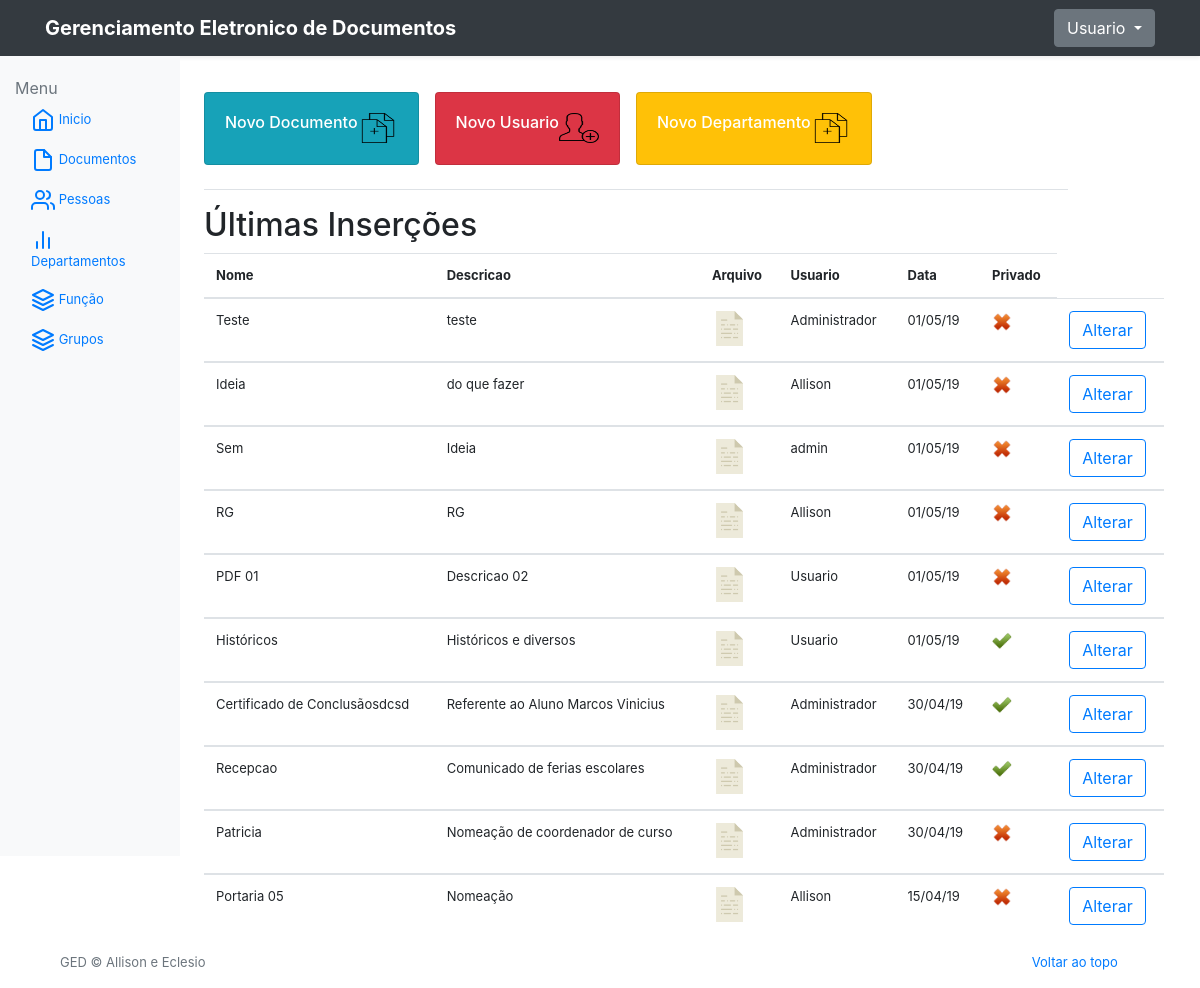
Page /dashboard/ (signed in) on the earlier database version.
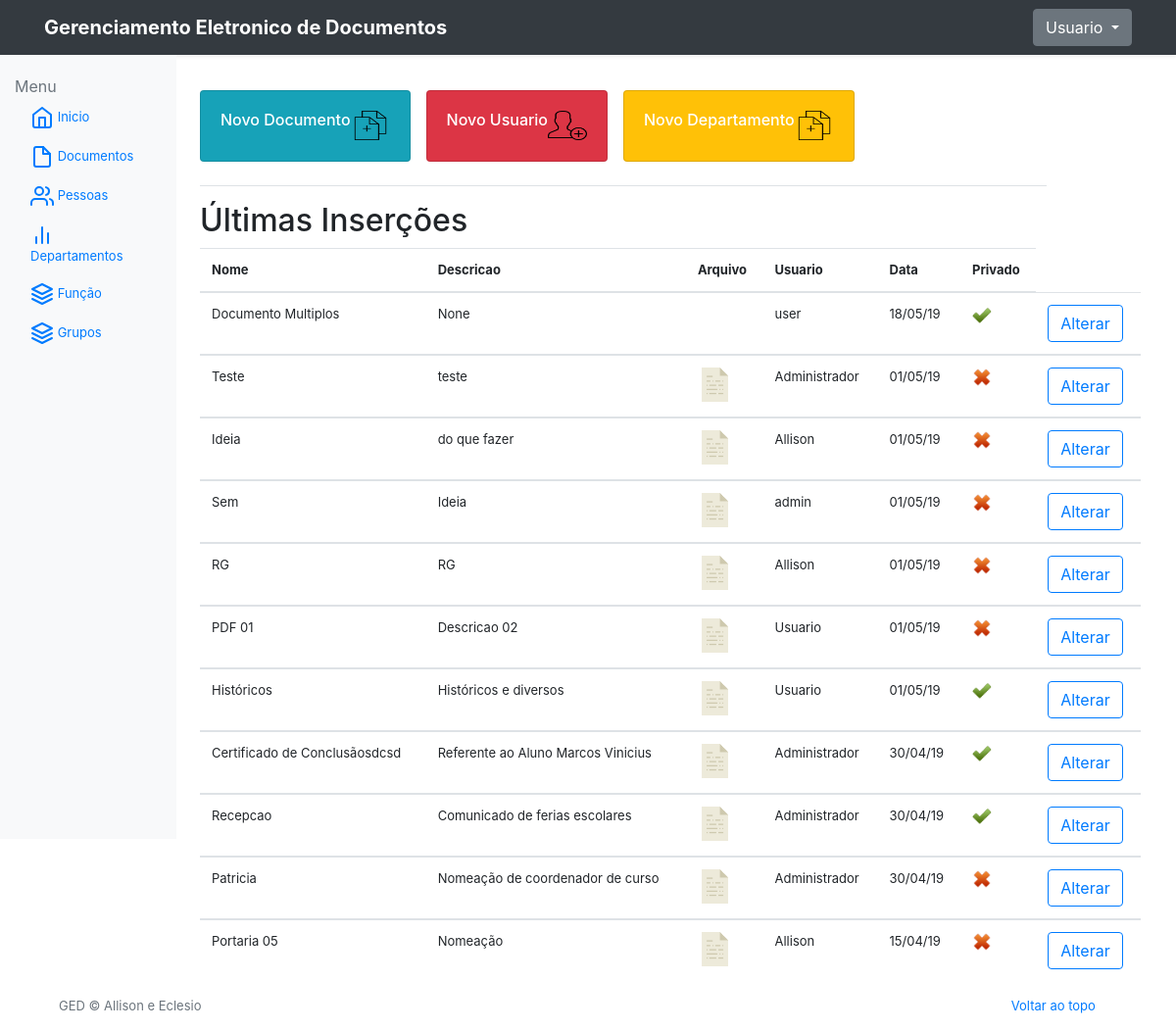
Same page on the later database version.
### GED/models.py (models this page shows, shortened)
class Documento(models.Model):
    nome = models.CharField(max_length=100)
    data_cadastro = models.DateTimeField(auto_now_add=True)
    descricao = models.CharField(max_length=1000, null = True, blank=True)
    arquivo = models.FileField(upload_to='uploads/', blank=True)
    pessoa_dono = models.ForeignKey(Pessoa, related_name='pessoa_doc_dono', verbose_name="Referente a", on_delete=models.CASCADE, null = True)
    pessoa_usuario = models.ForeignKey(User, related_name='pessoa_doc_usuario', verbose_name="Responsável", on_delete=models.CASCADE, null = True)
    pessoa_compartilha = models.ForeignKey(Pessoa, verbose_name="Compartihar", on_delete=models.CASCADE, null = True)
    grupo = models.ForeignKey(Group, verbose_name="Compartihar", on_delete=models.CASCADE, null = True)
    documento_privado = models.BooleanField(default=False)
    @property
    def isPDF(self):
        return self.arquivo.name.endswith(".pdf")
    @property
    def isIMG(self):
        return self.arquivo.name.endswith(".png") or self.arquivo.name.endswith(".jpg") or self.arquivo.name.endswith(".jpeg")

### GED/views.py (the view)
# urls.py: path('dashboard/', views.dashboard, name = 'dashboard'),
@login_required
def dashboard(request):
    print(request.user.groups.first())
    documentos = Documento.objects.filter(pessoa_usuario=request.user) | Documento.objects.filter(pessoa_compartilha__user=request.user) | Documento.objects.filter(documento_privado=False) | Documento.objects.filter(pessoa_compartilha__user__isnull = True ) .order_by('-data_cadastro')
    return render(request, 'dashboard.html', {'documentos':documentos})

### GED/templates/dashboard.html (shortened to what this page needs)
{% extends "base-menu.html" %}
{% block main %}
<div class="d-flex justify-content-between flex-wrap flex-md-nowrap align-items-center pt-3 pb-2 mb-3 border-bottom" style="width:90%;">
    <div class="btn-toolbar mb-2 mb-md-0">
        <div class="btn-group mr-2">
            <a href="{% url 'create_documents' %}">
                <div class="card text-white bg-info mb-3" style="max-width: 15rem; margin-right: 1rem;">
                    <div class="card-body" style="display: flex;">
                        <div>
                            <h5 class="card-title">Novo Documento</h5>
                        </div>
                        <div>
                            <img src="/media/add-documents.png" height="30" width="40">
                        </div>
                    </div>
                </div>
            </a>
            <a href="{% url 'create_pessoa' %}">
                <div class="card text-white bg-danger mb-3" style="max-width: 15rem; margin-right: 1rem;">
                    <div class="card-body" style="display: flex;">
                        <div>
                            <h5 class="card-title">Novo Usuario</h5>
                        </div>
                        <div>
                            <img src="/media/add-user.png" height="30" width="40">
                        </div>
                    </div>
                </div>
            </a>
        <a href="{% url 'create_departamentos' %}">
            <div class="card text-white bg-warning mb-3" style="max-width: 15rem;">
                <div class="card-body" style="display: flex;">
                    <div>
                        <h5 class="card-title">Novo Departamento</h5>
                    </div>
                    <div>
                        <img src="/media/add-documents.png" height="30" width="40">
                    </div>
                </div>
            </div>
        </a>
    </div>
    </div>
</div>
<h2>Últimas Inserções</h2>
<div class="table-responsive">
        <table class="table table-hover">
                <thead>
                    <tr>
                        <th>Nome</th>
                        <th>Descricao</th>
                        <th>Arquivo</th>
                        <th>Usuario</th>
                        <th>Data</th>
                        <th>Privado</th>
                    </tr>
                </thead>
                {% for doc in documentos %}
                <tbody>
                    <tr>
                        <td>{{ doc.nome }}</td>
                        <td>{{ doc.descricao }}</td>
                        {% if doc.isPDF %}
                        <td><a href="{{ documento.arquivo }}"><img src="/media/images/pdf.png" height="35" alt=""></a></td>
                        {% elif doc.isIMG %}
                        <td><a download href="{{ documento.arquivo }}"><img src="/media/images/image.png" height="35" alt=""></a></td>
                        {% else %}
                        <td><a download href="{{ documento.arquivo }}"><img src="/media/images/document.png" height="35" alt=""></a></td>
                        {% endif %}
                        <td>{{ doc.pessoa_usuario }}</td>
                        <td>{{ doc.data_cadastro|date:"d/m/y" }}</td>
                        {% if doc.documento_privado is True %}
                        <td><img src="/media/images/true.png" height="20" alt=""></td>
                        {% else %}
                        <td><img src="/media/images/false.png" height="20" alt=""></td>
                        {% endif %}
                        <td><a href="{% url 'update_documento' doc.id %}"><button type="button"
                                    class="btn btn-outline-primary">Alterar</button></a></td>
                    </tr>
                </tbody>
        {% endfor %}
    </table>
</div>
{% endblock main %}

Differences in the rows shown:
added Documento: nome "Documento Multiplos", descricao "None", pessoa_usuario "user", data_cadastro "18/05/19", documento_privado True (drawn)
